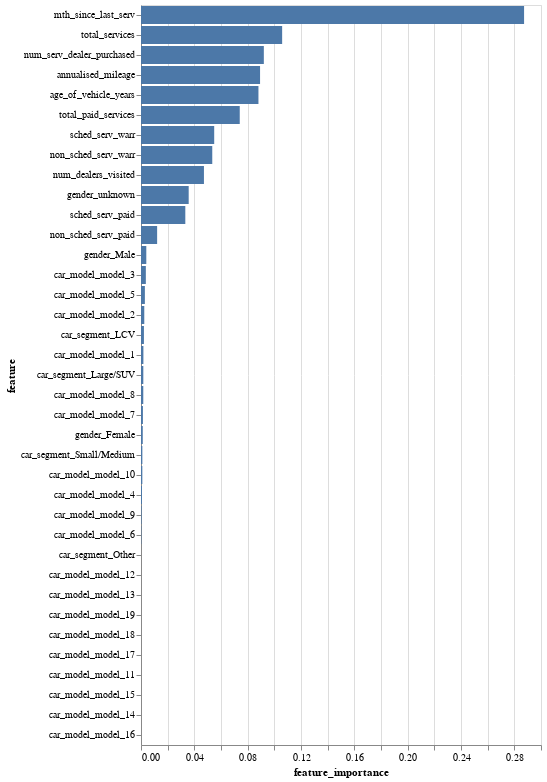

Notebook code for this chart:
### Code cell
import altair as alt

alt.Chart(feat_imp_rf_df).mark_bar().encode(
    x='feature_importance',
    y=alt.Y("feature", sort='-x'),
    tooltip=['feature','feature_importance'])

### Figure 1 — Vega-Lite specification as saved in the notebook (floating-point values rounded to 4 significant figures)
{"config": {"view": {"continuousWidth": 400, "continuousHeight": 300}}, "data": {"name": "data-6965ca0f41b458beab77cb230c367c02"}, "mark": "bar", "encoding": {"tooltip": [{"field": "feature", "type": "nominal"}, {"field": "feature_importance", "type": "quantitative"}], "x": {"field": "feature_importance", "type": "quantitative"}, "y": {"field": "feature", "sort": "-x", "type": "nominal"}}, "$schema": "https://vega.github.io/schema/vega-lite/v4.17.0.json", "datasets": {"data-6965ca0f41b458beab77cb230c367c02": [{"feature": "mth_since_last_serv", "feature_importance": 0.2873}, {"feature": "total_services", "feature_importance": 0.1059}, {"feature": "num_serv_dealer_purchased", "feature_importance": 0.09212}, {"feature": "annualised_mileage", "feature_importance": 0.08929}, {"feature": "age_of_vehicle_years", "feature_importance": 0.08808}, {"feature": "total_paid_services", "feature_importance": 0.07406}, {"feature": "sched_serv_warr", "feature_importance": 0.0549}, {"feature": "non_sched_serv_warr", "feature_importance": 0.05345}, {"feature": "num_dealers_visited", "feature_importance": 0.04721}, {"feature": "gender_unknown", "feature_importance": 0.03577}, {"feature": "sched_serv_paid", "feature_importance": 0.03324}, {"feature": "non_sched_serv_paid", "feature_importance": 0.0121}, {"feature": "gender_Male", "feature_importance": 0.003975}, {"feature": "car_model_model_3", "feature_importance": 0.003634}, {"feature": "car_model_model_5", "feature_importance": 0.00291}, {"feature": "car_model_model_2", "feature_importance": 0.002458}, {"feature": "car_segment_LCV", "feature_importance": 0.002196}, {"feature": "car_model_model_1", "feature_importance": 0.001798}, {"feature": "car_segment_Large/SUV", "feature_importance": 0.001737}, {"feature": "car_model_model_8", "feature_importance": 0.001709}, {"feature": "car_model_model_7", "feature_importance": 0.001436}, {"feature": "gender_Female", "feature_importance": 0.001324}, {"feature": "car_segment_Small/Medium", "feature_importance": 0.00102}, {"feature": "car_model_model_10", "feature_importance": 0.0009991}, {"feature": "car_model_model_4", "feature_importance": 0.0007394}, {"feature": "car_model_model_9", "feature_importance": 0.000421}, {"feature": "car_model_model_6", "feature_importance": 0.0002492}, {"feature": "car_segment_Other", "feature_importance": 0.0}, {"feature": "car_model_model_12", "feature_importance": 0.0}, {"feature": "car_model_model_13", "feature_importance": 0.0}, {"feature": "car_model_model_19", "feature_importance": 0.0}, {"feature": "car_model_model_18", "feature_importance": 0.0}, {"feature": "car_model_model_17", "feature_importance": 0.0}, {"feature": "car_model_model_11", "feature_importance": 0.0}, {"feature": "car_model_model_15", "feature_importance": 0.0}, {"feature": "car_model_model_14", "feature_importance": 0.0}, {"feature": "car_model_model_16", "feature_importance": 0.0}]}}
